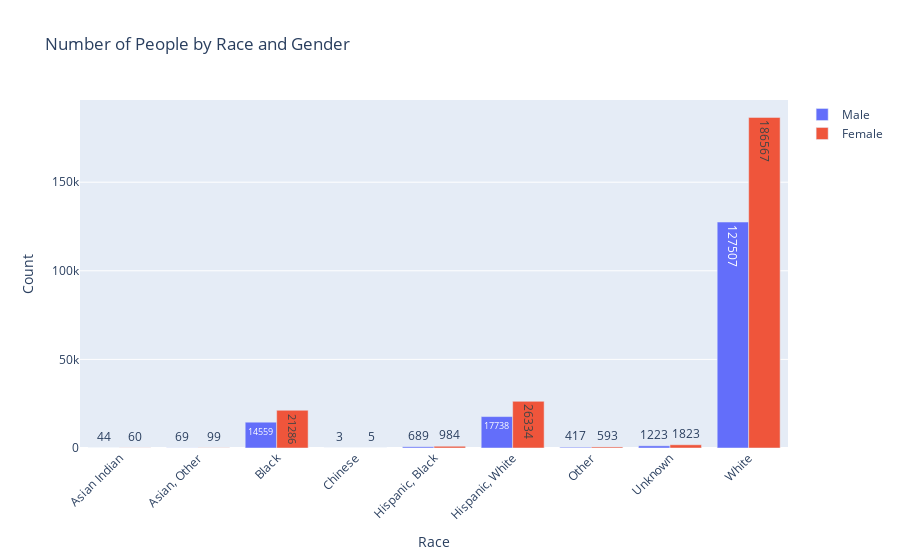

The notebook cell saved with this chart:
### Code cell
# Group the data by race and gender and count the occurrences
grouped_data = data.groupby(['RACE', 'GENDER']).size().unstack().fillna(0)

# Create a grouped bar plot using Plotly
fig = go.Figure(data=[
    go.Bar(name='Male', x=grouped_data.index, y=grouped_data['M'], text=grouped_data['M'], textposition='auto'),
    go.Bar(name='Female', x=grouped_data.index, y=grouped_data['F'], text=grouped_data['F'], textposition='auto')
])

# Add labels and title
fig.update_layout(xaxis_title='Race', yaxis_title='Count', title='Number of People by Race and Gender')

# Rotate x-axis labels if needed
fig.update_layout(xaxis_tickangle=-45)

# Display the plot
fig.show()

### Figure 1 — Plotly figure (JSON) as saved in the notebook; plotly's stock layout.template omitted (floating-point values rounded to 4 significant figures)
{"data": [{"name": "Male", "text": [44, 69, 14559, 3, 689, 17738, 417, 1223, 127507], "textposition": "auto", "type": "bar", "x": ["Asian Indian", "Asian, Other", "Black", "Chinese", "Hispanic, Black", "Hispanic, White", "Other", "Unknown", "White"], "y": [44, 69, 14559, 3, 689, 17738, 417, 1223, 127507]}, {"name": "Female", "text": [60, 99, 21286, 5, 984, 26334, 593, 1823, 186567], "textposition": "auto", "type": "bar", "x": ["Asian Indian", "Asian, Other", "Black", "Chinese", "Hispanic, Black", "Hispanic, White", "Other", "Unknown", "White"], "y": [60, 99, 21286, 5, 984, 26334, 593, 1823, 186567]}], "layout": {"title": {"text": "Number of People by Race and Gender"}, "xaxis": {"tickangle": -45, "title": {"text": "Race"}}, "yaxis": {"title": {"text": "Count"}}}}
